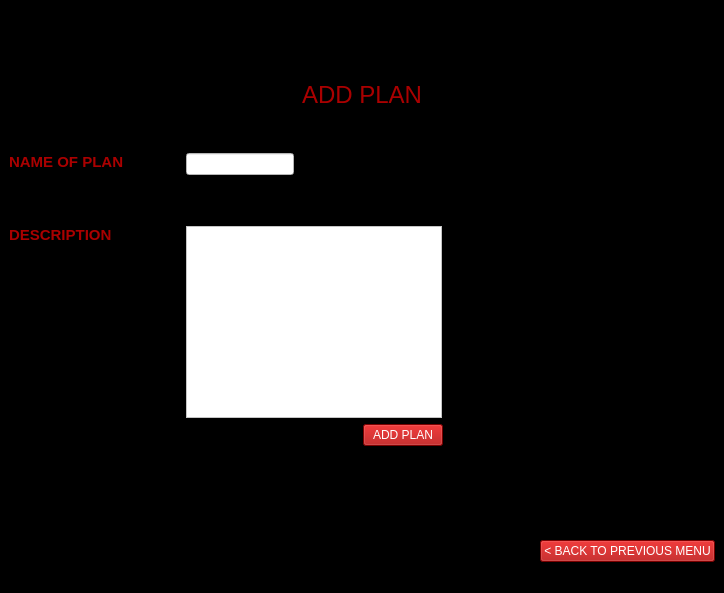
<?xml version="1.0" encoding="UTF-8"?>
<ui version="4.0">
 <class>MainWindow</class>
 <widget class="QMainWindow" name="MainWindow">
  <property name="geometry">
   <rect>
    <x>0</x>
    <y>0</y>
    <width>724</width>
    <height>593</height>
   </rect>
  </property>
  <property name="windowTitle">
   <string>MainWindow</string>
  </property>
  <property name="styleSheet">
   <string notr="true">background-color: rgb(0, 0, 0);</string>
  </property>
  <widget class="QWidget" name="centralwidget">
   <layout class="QGridLayout" name="gridLayout">
    <item row="0" column="0" colspan="4" alignment="Qt::AlignHCenter|Qt::AlignTop">
     <widget class="QLabel" name="label">
      <property name="text">
       <string/>
      </property>
      <property name="pixmap">
       <pixmap>2.jpg</pixmap>
      </property>
      <property name="scaledContents">
       <bool>true</bool>
      </property>
     </widget>
    </item>
    <item row="1" column="0" colspan="4" alignment="Qt::AlignHCenter|Qt::AlignTop">
     <widget class="QLabel" name="label_2">
      <property name="styleSheet">
       <string notr="true">color: rgb(170, 0, 0);</string>
      </property>
      <property name="text">
       <string>&lt;html&gt;&lt;head/&gt;&lt;body&gt;&lt;p align=&quot;center&quot;&gt;&lt;span style=&quot; font-size:18pt;&quot;&gt;ADD PLAN&lt;/span&gt;&lt;/p&gt;&lt;/body&gt;&lt;/html&gt;</string>
      </property>
     </widget>
    </item>
    <item row="2" column="0" alignment="Qt::AlignLeft|Qt::AlignTop">
     <widget class="QLabel" name="label_3">
      <property name="styleSheet">
       <string notr="true">color: rgb(170, 0, 0);</string>
      </property>
      <property name="text">
       <string>&lt;html&gt;&lt;head/&gt;&lt;body&gt;&lt;p&gt;&lt;span style=&quot; font-size:11pt; font-weight:600;&quot;&gt;NAME OF PLAN&lt;/span&gt;&lt;/p&gt;&lt;/body&gt;&lt;/html&gt;</string>
      </property>
     </widget>
    </item>
    <item row="2" column="1" alignment="Qt::AlignLeft|Qt::AlignTop">
     <widget class="QLineEdit" name="lineEdit">
      <property name="styleSheet">
       <string notr="true">background-color: rgb(255, 255, 255);</string>
      </property>
     </widget>
    </item>
    <item row="3" column="0" alignment="Qt::AlignLeft|Qt::AlignTop">
     <widget class="QLabel" name="label_4">
      <property name="styleSheet">
       <string notr="true">color: rgb(170, 0, 0);</string>
      </property>
      <property name="text">
       <string>&lt;html&gt;&lt;head/&gt;&lt;body&gt;&lt;p&gt;&lt;span style=&quot; font-size:11pt; font-weight:600;&quot;&gt;DESCRIPTION&lt;/span&gt;&lt;/p&gt;&lt;/body&gt;&lt;/html&gt;</string>
      </property>
     </widget>
    </item>
    <item row="3" column="1" colspan="2" alignment="Qt::AlignLeft|Qt::AlignTop">
     <widget class="QTextEdit" name="textEdit">
      <property name="styleSheet">
       <string notr="true">background-color: rgb(255, 255, 255);</string>
      </property>
     </widget>
    </item>
    <item row="4" column="2" alignment="Qt::AlignLeft|Qt::AlignTop">
     <widget class="QPushButton" name="pushButton">
      <property name="styleSheet">
       <string notr="true">color: rgb(255, 255, 255);
background-color: rgb(170, 0, 0);
font: 75 10pt &quot;MS Shell Dlg 2&quot;;</string>
      </property>
      <property name="text">
       <string>ADD PLAN</string>
      </property>
     </widget>
    </item>
    <item row="5" column="3" alignment="Qt::AlignRight|Qt::AlignBottom">
     <widget class="QPushButton" name="pushButton_2">
      <property name="styleSheet">
       <string notr="true">color: rgb(255, 255, 255);
background-color: rgb(170, 0, 0);
font: 75 10pt &quot;MS Shell Dlg 2&quot;;</string>
      </property>
      <property name="text">
       <string>&lt; BACK TO PREVIOUS MENU</string>
      </property>
     </widget>
    </item>
   </layout>
  </widget>
  <widget class="QStatusBar" name="statusbar"/>
 </widget>
 <resources/>
 <connections/>
</ui>
